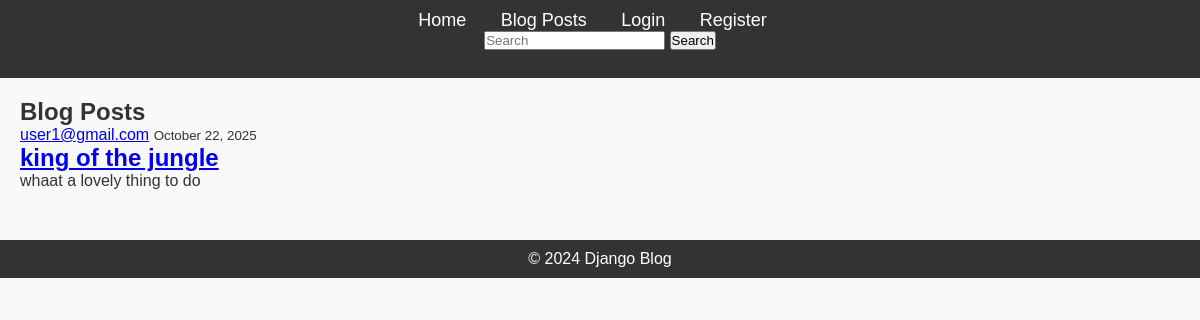
/posts/, run on the app's committed database.
### blog/models.py (models this page shows, shortened)
class Post(models.Model):
    title = models.CharField(max_length=200)
    content = models.TextField()
    published_date = models.DateTimeField(auto_now_add=True)
    author = models.ForeignKey(CustomUser, on_delete=models.CASCADE)
    tags = TaggableManager()

class CustomUser(AbstractUser):
    first_name = models.CharField(max_length=100)
    last_name = models.CharField(max_length=100)
    email = models.EmailField(unique=True)
    bio = models.TextField(blank=True)
    profile_picture = models.ImageField(
        upload_to='profile_pics', blank=True, null=True)
    groups = models.ManyToManyField(
        'auth.Group',
        related_name='customuser_set',
        blank=True,
        help_text='The groups this user belongs to. A user will get all permissions granted to each of their groups.',
        verbose_name='groups',
    )
    user_permissions = models.ManyToManyField(
        'auth.Permission',
        related_name='customuser_set',
        blank=True,
        help_text='Specific permissions for this user.',
        verbose_name='user permissions',
    )
    objects = CustomUserManager()
    USERNAME_FIELD = 'email'
    REQUIRED_FIELDS = ['first_name', 'last_name', 'username']

### blog/views.py (the view)
# urls.py: path('posts/', views.posts, name='posts'),
def posts(request):
    posts = Post.objects.all()
    return render(request, 'blog/posts.html', {'posts': posts})

### blog/templates/blog/posts.html (shortened to what this page needs)
{% extends "blog/base.html" %}
{% block content %}
  <h2>Blog Posts</h2>
  {% for post in posts %}
    <article class="media content-section">
      <div class="media-body">
        <div class="article-metadata">
          <a class="mr-2" href="#">{{ post.author }}</a>
          <small class="text-muted">{{ post.published_date|date:"F d, Y" }}</small>
        </div>
        <h2><a class="article-title" href="{% url 'post-detail' post.pk %}">{{ post.title }}</a></h2>
        <p class="article-content">{{ post.content }}</p>
      </div>
    </article>
  {% empty %}
    <p>No posts found.</p>
  {% endfor %}
{% endblock %}

### blog/static/styles.css (style rules this page uses)
* { margin: 0; padding: 0; box-sizing: border-box; }
body { font-family: Arial, sans-serif; background-color: #f9f9f9; color: #333; }

### data on the page
Post: author "user1@gmail.com", published_date "October 22, 2025", title "king of the jungle", content "whaat a lovely thing to do"
